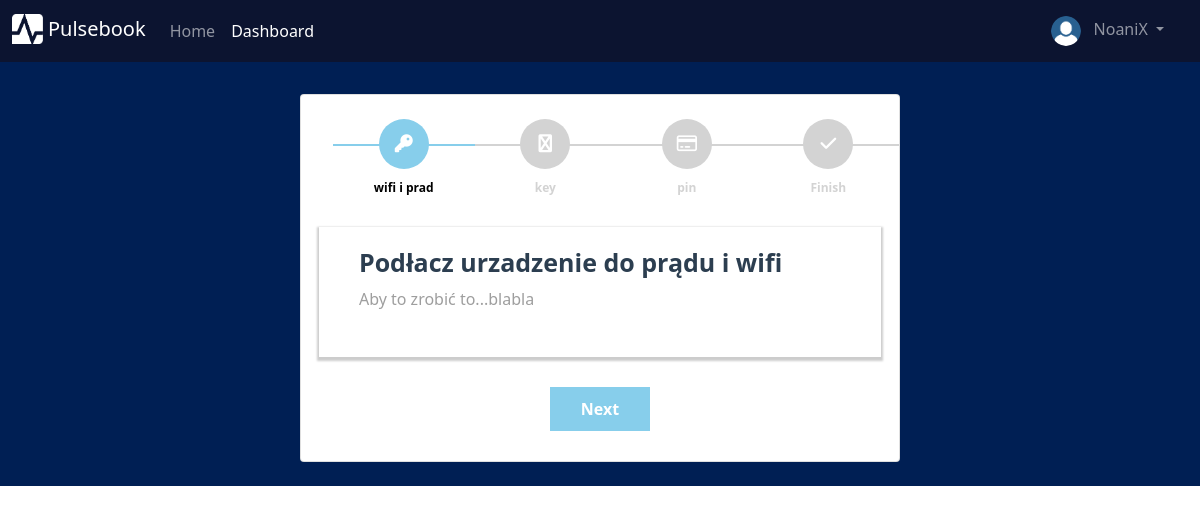
Before: /settings (signed in) with the older database file.
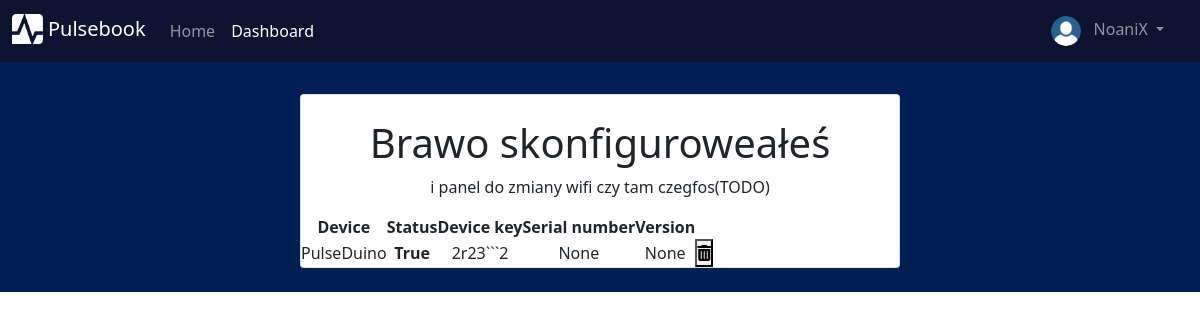
After: the same page with the newer database file.
### testy/models.py (models this page shows, shortened)
class User(db.Model, UserMixin):
    __tablename__ = "users"
    id = db.Column(db.Integer, primary_key = True)
    username = db.Column(db.String(30), nullable = False, unique = True)
    email = db.Column(db.String(50), nullable = False, unique = True)
    passwordHash = db.Column(db.String(60), nullable = False)
    active = db.Column(db.Boolean(), nullable = False, default = True)
    roleId = db.Column(db.Integer, db.ForeignKey("roles.id", ondelete='CASCADE'), nullable=False)
    profileId = db.Column(db.Integer, db.ForeignKey("profiles.id", ondelete='CASCADE'), nullable=False)
    deviceId = db.Column(db.Integer, db.ForeignKey("devices.id", ondelete='CASCADE'), nullable=False)
    @property
    def password(self):
        return self.passwordHash

class Device(db.Model):
    __tablename__ = "devices"
    id = db.Column(db.Integer, primary_key=True)
    device_key = db.Column(db.String(30))
    pin = db.Column(db.Integer)
    serial_number = db.Column(db.String(30))
    version = db.Column(db.String(30))
    configured = db.Column(db.Boolean(), nullable = False, default = False)
    user = db.relationship('User', backref=db.backref('devices'))

### testy/routes.py (the view, shortened to what this page needs)
@app.route("/settings", methods=['GET', 'POST'])
def settings_page():
    if current_user.is_authenticated:
        form = DeviceForm()
        device = Device.query.filter_by(id=current_user.deviceId).first()
        return render_template("settings.html", form=form)
    return redirect(url_for("home_page"))

### testy/models.py (called while the page is built)
@login_manager.user_loader
def load_user(userId):
    return User.query.get(int(userId))

### testy/templates/settings.html (shortened to what this page needs)
{% extends "base.html" %}
{% block styles %}
<link href="https://cdnjs.cloudflare.com/ajax/libs/font-awesome/6.1.1/css/all.min.css" rel = "stylesheet">
<link rel="stylesheet" href="/static/styles/settingspage.css">
{% endblock %}
{% block content %}
<div class="container-fluid" id="grad1">
    <div class="row justify-content-center mt-0">
        <div class="col-11 col-sm-9 col-md-7 col-lg-6 text-center p-0 mt-3 mb-2">
            <div class="card px-0 pt-4 pb-0 mt-3 mb-3">
                <div class="row">
                    <div class="col-md-12 mx-0">
                        <form id="msform" method="POST">
                            {% if current_user.devices.configured %}
                            <h1>Brawo skonfiguroweałeś</h1>
                            <p>i panel do zmiany wifi czy tam czegfos(TODO)</p>
                            <table style="text-align: center;">
                                <tr>
                                  <th>Device</th>
                                  <th>Status</th>
                                  <th>Device key</th>
                                  <th>Serial number</th>
                                  <th>Version</th>
                                  <th></th>
                                </tr>
                                <tr>
                                  <td>PulseDuino</td>
                                  <th>{{ current_user.devices.configured }}</th>
                                  <td>{{ current_user.devices.device_key }}</td>
                                  <td>{{ current_user.devices.serial_number }}</td>
                                  <td>{{ current_user.devices.version }}</td>
                                  <td>
									<button type="submit" name="next" class="stylish" value="remove_device">&#xf1f8</button>
								  </td>
                                </tr>
                              </table>
                            {% else %}
                            <ul id="progressbar">
                                <li class="active" id="account"><strong>wifi i prad</strong></li>
                                <li id="personal"><strong>key</strong></li>
                                <li id="payment"><strong>pin</strong></li>
                                <li id="confirm"><strong>Finish</strong></li>
                            </ul>
                            <fieldset>
                                <div class="form-card">
                                    <h2 class="fs-title">Podłacz urzadzenie do prądu i wifi</h2>
                                    <p>Aby to zrobić to...blabla</p>
                                </div>
                                <button type="button" name="next" class="next action-button" value="Next Step">Next</button>
                            </fieldset>
                            {% endif %}
                        </form>
                    </div>
                </div>
            </div>
        </div>
    </div>
</div>
</body>
{% endblock %}

### testy/templates/base.html (shortened to what this page needs)
<!doctype html>
<html lang="en">
  <head>
    {% block styles %}
    {% endblock %}
    <link href="https://cdn.jsdelivr.net/npm/bootstrap@5.0.2/dist/css/bootstrap.min.css" rel="stylesheet">
    <link rel="stylesheet" type="text/css" href="/static/styles/mainpage.css">
  </head>
  <body>
    <nav class="navbar navbar-expand-sm navbar-dark fixed-top" height="20" style="background-color: #0c1430;">
      <div class="container-fluid">
        <div class="mx-auto order-0">
          <a class="navbar-brand" href="">
            <img src="/static/images/pulselogo0.png"  alt="" height="30" class="d-inline-block mb-1">
            Pulsebook
          </a>
        </div>
        <div class="navbar-collapse collapse order-1 dual-collapse2">
            <ul class="navbar-nav">
              <li class="nav-item">
                <a class="nav-link" aria-current="page" href="/">Home</a>
              </li>
              {% if current_user.is_authenticated %}
              <li class="nav-item">
                <a class="nav-link active" href="/dashboard">Dashboard</a>
              </li>
              {% endif %}
            </ul>
        </div>
        {% if current_user.is_authenticated %}
        <div class="navbar-collapse collapse order-2 dual-collapse2">
            <ul class="navbar-nav ms-auto">
              <li class="nav-item dropdown no-arrow me-3">
                <a class="nav-link dropdown-toggle ms-2" href="#" id="userDropdown" role="button"
                    data-bs-toggle="dropdown" aria-haspopup="true" aria-expanded="false">
                    <img class="img-profile rounded-circle" src="/static/images/avatar0.png" height="30">
                    <span class="ps-2">{{ current_user.username }}</span>
                </a>
              </li>
            </ul>
        </div>
        {% endif %}
      </div>
    </nav>
    {% block content %}
    {% endblock %}
  </body>
</html>

### testy/static/styles/settingspage.css (style rules this page uses)
* { margin: 0; padding: 0; }
#grad1 { background-color: #001F54; }
.card { z-index: 0; border: none; border-radius: 0.5rem; position: relative; }
.stylish { font-family: georgia, FontAwesome; }

### testy/static/styles/mainpage.css (style rules this page uses)
.navbar { position: sticky; top: 0; }

Changed rows visible on the page:
added Device: devices.configured "True", devices.device_key "2r23```2", devices.serial_number "None", devices.version "None"
Other visible differences:
text no longer shown: "wifi i prad key pin Finish Podłacz urzadzenie do prądu i wifi Aby to zrobić to...blabla Next"
text now shown: "Brawo skonfiguroweałeś i panel do zmiany wifi czy tam czegfos(TODO) Device Status Device key Serial number Version PulseDuino"
